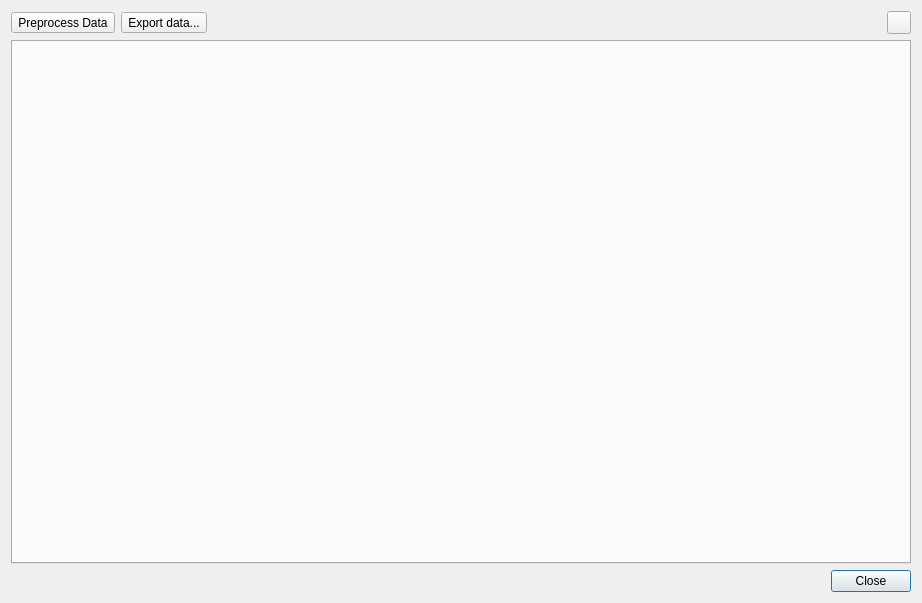
<?xml version="1.0" encoding="UTF-8"?>
<ui version="4.0">
 <author>Anton Rau</author>
 <class>TraffiCageDialog</class>
 <widget class="QDialog" name="TraffiCageDialog">
  <property name="geometry">
   <rect>
    <x>0</x>
    <y>0</y>
    <width>922</width>
    <height>603</height>
   </rect>
  </property>
  <property name="windowTitle">
   <string>TraffiCage</string>
  </property>
  <layout class="QVBoxLayout" name="verticalLayout">
   <item>
    <layout class="QHBoxLayout" name="toolbarLayout">
     <item>
      <widget class="QToolButton" name="toolButtonPreprocess">
       <property name="text">
        <string>Preprocess Data</string>
       </property>
       <property name="icon">
        <iconset resource="../../../../../../resources/resources.qrc">
         <normaloff>:/icons/preprocess.png</normaloff>:/icons/preprocess.png</iconset>
       </property>
       <property name="toolButtonStyle">
        <enum>Qt::ToolButtonStyle::ToolButtonTextBesideIcon</enum>
       </property>
      </widget>
     </item>
     <item>
      <widget class="QToolButton" name="toolButtonExport">
       <property name="text">
        <string>Export data...</string>
       </property>
       <property name="icon">
        <iconset resource="../../../../../../resources/resources.qrc">
         <normaloff>:/icons/icons8-export-16.png</normaloff>:/icons/icons8-export-16.png</iconset>
       </property>
       <property name="toolButtonStyle">
        <enum>Qt::ToolButtonStyle::ToolButtonTextBesideIcon</enum>
       </property>
      </widget>
     </item>
     <item>
      <spacer name="horizontalSpacer">
       <property name="orientation">
        <enum>Qt::Orientation::Horizontal</enum>
       </property>
       <property name="sizeHint" stdset="0">
        <size>
         <width>40</width>
         <height>20</height>
        </size>
       </property>
      </spacer>
     </item>
     <item>
      <widget class="QToolButton" name="toolButtonHelp">
       <property name="icon">
        <iconset resource="../../../../../../resources/resources.qrc">
         <normaloff>:/icons/icons8-help-16.png</normaloff>:/icons/icons8-help-16.png</iconset>
       </property>
      </widget>
     </item>
    </layout>
   </item>
   <item>
    <widget class="QTabWidget" name="tabWidget">
     <property name="currentIndex">
      <number>-1</number>
     </property>
    </widget>
   </item>
   <item>
    <widget class="QDialogButtonBox" name="buttonBox">
     <property name="orientation">
      <enum>Qt::Orientation::Horizontal</enum>
     </property>
     <property name="standardButtons">
      <set>QDialogButtonBox::StandardButton::Close</set>
     </property>
    </widget>
   </item>
  </layout>
 </widget>
 <resources>
  <include location="../../../../../../resources/resources.qrc"/>
 </resources>
 <connections>
  <connection>
   <sender>buttonBox</sender>
   <signal>accepted()</signal>
   <receiver>TraffiCageDialog</receiver>
   <slot>accept()</slot>
   <hints>
    <hint type="sourcelabel">
     <x>248</x>
     <y>254</y>
    </hint>
    <hint type="destinationlabel">
     <x>157</x>
     <y>274</y>
    </hint>
   </hints>
  </connection>
  <connection>
   <sender>buttonBox</sender>
   <signal>rejected()</signal>
   <receiver>TraffiCageDialog</receiver>
   <slot>reject()</slot>
   <hints>
    <hint type="sourcelabel">
     <x>316</x>
     <y>260</y>
    </hint>
    <hint type="destinationlabel">
     <x>286</x>
     <y>274</y>
    </hint>
   </hints>
  </connection>
 </connections>
</ui>
